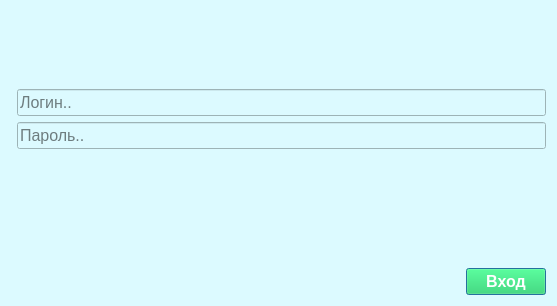
<?xml version="1.0" encoding="UTF-8"?>
<ui version="4.0">
 <class>LoginWindow</class>
 <widget class="QDialog" name="LoginWindow">
  <property name="geometry">
   <rect>
    <x>0</x>
    <y>0</y>
    <width>557</width>
    <height>306</height>
   </rect>
  </property>
  <property name="windowTitle">
   <string>Dialog</string>
  </property>
  <property name="styleSheet">
   <string notr="true">background-color: rgb(220, 250, 255);</string>
  </property>
  <layout class="QHBoxLayout" name="horizontalLayout">
   <item>
    <widget class="QLabel" name="vegaLogo">
     <property name="text">
      <string>&lt;html&gt;&lt;head/&gt;&lt;body&gt;&lt;p&gt;&lt;img src=&quot;:/icons/resources/vega-logo.png&quot;/&gt;&lt;/p&gt;&lt;/body&gt;&lt;/html&gt;</string>
     </property>
    </widget>
   </item>
   <item>
    <layout class="QVBoxLayout" name="verticalLayout">
     <item>
      <spacer name="verticalSpacer">
       <property name="orientation">
        <enum>Qt::Vertical</enum>
       </property>
       <property name="sizeHint" stdset="0">
        <size>
         <width>20</width>
         <height>40</height>
        </size>
       </property>
      </spacer>
     </item>
     <item>
      <widget class="QLineEdit" name="loginInput">
       <property name="font">
        <font>
         <pointsize>12</pointsize>
        </font>
       </property>
       <property name="placeholderText">
        <string>Логин..</string>
       </property>
      </widget>
     </item>
     <item>
      <widget class="QLineEdit" name="passwordInput">
       <property name="font">
        <font>
         <pointsize>12</pointsize>
        </font>
       </property>
       <property name="echoMode">
        <enum>QLineEdit::Password</enum>
       </property>
       <property name="placeholderText">
        <string>Пароль..</string>
       </property>
      </widget>
     </item>
     <item>
      <layout class="QHBoxLayout" name="horizontalLayout_4">
       <property name="topMargin">
        <number>0</number>
       </property>
       <item>
        <spacer name="horizontalSpacer_2">
         <property name="orientation">
          <enum>Qt::Horizontal</enum>
         </property>
         <property name="sizeHint" stdset="0">
          <size>
           <width>40</width>
           <height>20</height>
          </size>
         </property>
        </spacer>
       </item>
       <item>
        <widget class="QLabel" name="loadingLabel">
         <property name="minimumSize">
          <size>
           <width>30</width>
           <height>30</height>
          </size>
         </property>
         <property name="maximumSize">
          <size>
           <width>30</width>
           <height>30</height>
          </size>
         </property>
         <property name="text">
          <string/>
         </property>
        </widget>
       </item>
       <item>
        <spacer name="horizontalSpacer_3">
         <property name="orientation">
          <enum>Qt::Horizontal</enum>
         </property>
         <property name="sizeHint" stdset="0">
          <size>
           <width>40</width>
           <height>20</height>
          </size>
         </property>
        </spacer>
       </item>
      </layout>
     </item>
     <item>
      <spacer name="verticalSpacer_2">
       <property name="orientation">
        <enum>Qt::Vertical</enum>
       </property>
       <property name="sizeHint" stdset="0">
        <size>
         <width>20</width>
         <height>40</height>
        </size>
       </property>
      </spacer>
     </item>
     <item>
      <layout class="QHBoxLayout" name="horizontalLayout_2">
       <item>
        <spacer name="horizontalSpacer">
         <property name="orientation">
          <enum>Qt::Horizontal</enum>
         </property>
         <property name="sizeHint" stdset="0">
          <size>
           <width>40</width>
           <height>20</height>
          </size>
         </property>
        </spacer>
       </item>
       <item>
        <widget class="QPushButton" name="loginButton">
         <property name="font">
          <font>
           <pointsize>12</pointsize>
           <bold>true</bold>
          </font>
         </property>
         <property name="styleSheet">
          <string notr="true">background-color: rgb(21, 213, 85);
color: white;</string>
         </property>
         <property name="text">
          <string>Вход</string>
         </property>
        </widget>
       </item>
      </layout>
     </item>
    </layout>
   </item>
  </layout>
 </widget>
 <resources/>
 <connections/>
</ui>
